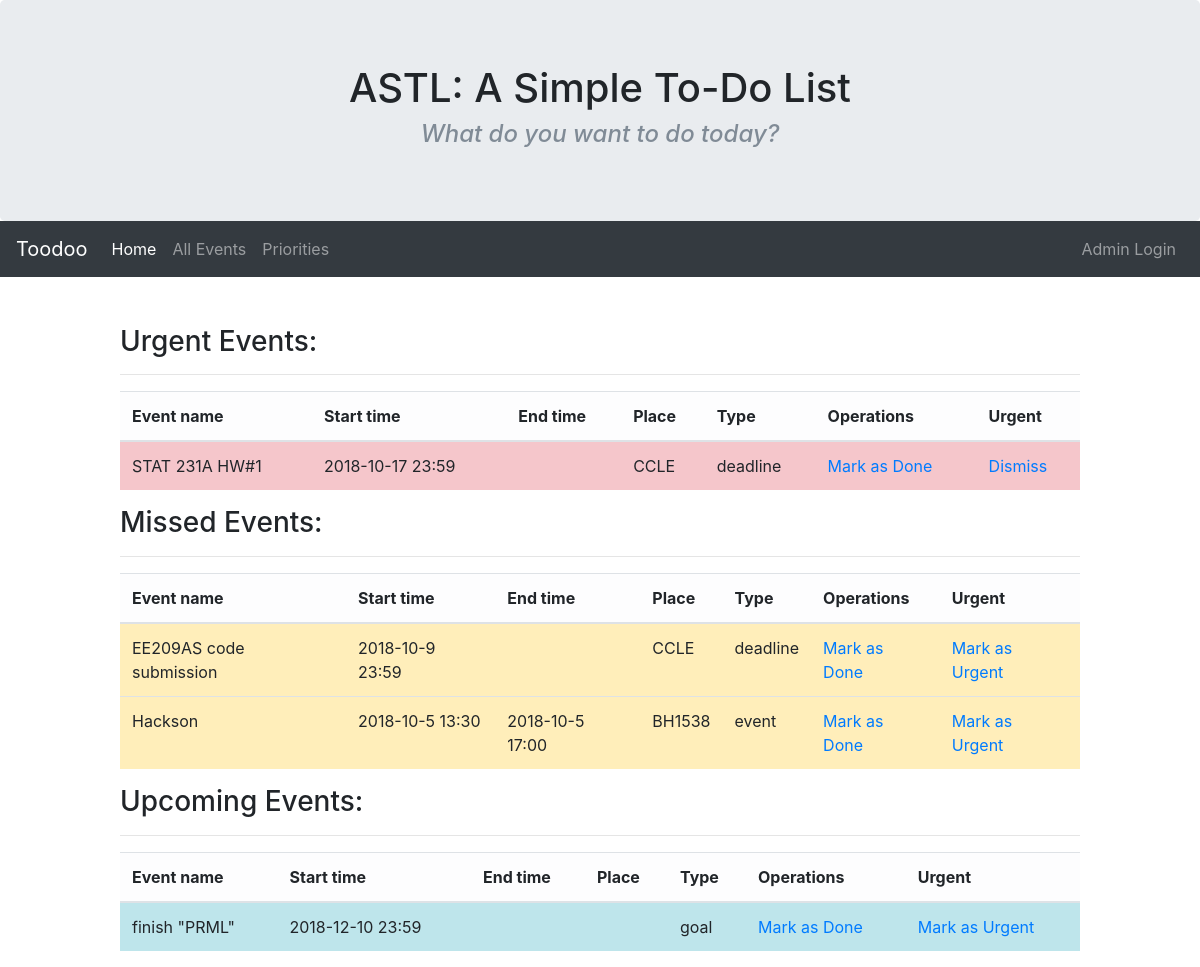
The page /weekevent/ on the database its author committed.
### sd/models.py (models this page shows)
class uq_event(models.Model):
    evt_name = models.CharField(max_length=130)
    evt_place = models.CharField(max_length=130, blank=True)
    evt_exact_time = models.CharField(max_length=130, blank=True)
    evt_year =  models.CharField(max_length=4, blank=True)
    evt_month = models.CharField(max_length=2, blank=True)
    evt_date = models.CharField(max_length=2, blank=True)
    evt_end_time = models.CharField(max_length=130, blank=True)
    evt_duration = models.CharField(max_length=130, blank=True)
    evt_done = models.BooleanField(default=False)
    EVENT = 'EV'
    DEADLINE = 'DL'
    GOAL = 'GL'
    EVT_COHICES = (
        (EVENT, 'event'),
        (DEADLINE, 'deadline'),
        (GOAL, 'goal'),
    )
    evt_type = models.CharField(max_length=2,
                                choices=EVT_COHICES,
                                default=EVENT)
    uuid = models.CharField(max_length=130, blank=True)
    unix_tmp = models.FloatField(default=1000000000.0)
    urgent = models.BooleanField(default=False)

### weekly_schedule/views.py (the view)
# urls.py: url(r'^weekevent/$',weekly_schedule_views.index, name="wkevt"),
def index(request):
    urgent_events = uq_event.objects.filter(urgent=True).order_by("-unix_tmp").all()
    missed_events = uq_event.objects.filter(urgent=False,evt_done=False,unix_tmp__lte=datetime.datetime.now().timestamp()).order_by("-unix_tmp").all()
    upc_events = uq_event.objects.filter(urgent=False, evt_done=False,unix_tmp__gte=datetime.datetime.now().timestamp()).order_by("unix_tmp").all()
    return render(request, 'weeklySchedule.html',{'upc_events':upc_events,'missed_events':missed_events,'urgent_events':urgent_events})

### template/weeklySchedule.html (shortened to what this page needs)
<!DOCTYPE html>
<html>
  <head>
    <link rel="stylesheet" href="https://stackpath.bootstrapcdn.com/bootstrap/4.1.3/css/bootstrap.min.css">
  </head>
  <body>
    <div class="jumbotron text-center">
      <h1>
          ASTL: A Simple To-Do List
      </h1>
      <h4>
        <i>
          <font color="#808b96">
            What do you want to do today?
          </font>
        </i>
      </h4>
    </div>
    <nav class="navbar navbar-expand-lg navbar-dark bg-dark" style="margin-bottom:3em">
      <a class="navbar-brand" href="#">Toodoo</a>
      <div class="collapse navbar-collapse" id="navbarNav">
        <ul class="navbar-nav">
          <li class="nav-item active">
            <a class="nav-link" href="{% url 'sdviews' %}">Home <span class="sr-only">(current)</span></a>
          </li>
          <li class="nav-item">
            <a class="nav-link" href="{% url 'allevt' %}">All Events</a>
          </li>
          <li class="nav-item">
            <a class="nav-link" href="{% url 'wkevt' %}">Priorities</a>
          </li>
        </ul>
      </div>
      <div class="navbar-collapse collapse order-3 dual-collapse2">
        <ul class="navbar-nav ml-auto">
          <a class="nav-link" href="{% url 'admin:index' %}">Admin Login</a>
        </ul>
      </div>
    </nav>
    <div class="centering" style="max-width:80%;margin-left: auto;margin-right: auto">
      <h3>
        Urgent Events:
      </h3>
      <hr> </hr>
      <table class="table table-striped table-light", id="dataTable">
          <thead>
          <tr>
              <th data-field="name" data-sortable="true">Event name</th>
              <th data-field="time" data-sortable="true">Start time</th>
              <th data-field="time_end" data-sortable="true">End time</th>
              <th data-field="palce" data-sortable="true">Place</th>
              <th data-field="type" data-sortable="true">Type</th>
              <th data-field="operations" data-sortable="true">Operations</th>
              <th data-field="operations" data-sortable="true" >Urgent</th>
          </tr>
          </thead>
          <tbody id="dataBody">
            {% if urgent_events %}
              {% for event in urgent_events %}
                <tr class="table-danger">
                  <td>{{event.evt_name}}</td>
                  <td>{{event.evt_exact_time}}</td>
                    {% if event.evt_end_time%}
                      <td>{{event.evt_end_time}}</td>
                    {% else %}
                      <td> </td>
                    {% endif%}
                  <td>{{event.evt_place}}</td>
                  <td>{{event.evt_type}}</td>
                  <td> <a href="mrkDone/{{ event.uuid }}"> Mark as Done </a> </td>
                  <td> <a href="urgentDismiss/{{ event.uuid }}"> Dismiss </a> </td>
                </tr>
              {% endfor %}
            {% endif %}
          </tbody>
      </table>
    </div>
    <div class="centering" style="max-width:80%;margin-left: auto;margin-right: auto">
      <h3>
        Missed Events:
      </h3>
      <hr> </hr>
      <table class="table table-striped table-light", id="dataTable">
          <thead>
          <tr>
              <th data-field="name" data-sortable="true">Event name</th>
              <th data-field="time" data-sortable="true">Start time</th>
              <th data-field="time_end" data-sortable="true">End time</th>
              <th data-field="palce" data-sortable="true">Place</th>
              <th data-field="type" data-sortable="true">Type</th>
              <th data-field="operations" data-sortable="true">Operations</th>
              <th data-field="operations" data-sortable="true" >Urgent</th>
          </tr>
          </thead>
          <tbody id="dataBody">
            {% if missed_events %}
              {% for event in missed_events %}
              <tr class="table-warning">
                <td>{{event.evt_name}}</td>
                <td>{{event.evt_exact_time}}</td>
                  {% if event.evt_end_time%}
                    <td>{{event.evt_end_time}}</td>
                  {% else %}
                    <td> </td>
                  {% endif%}
                <td>{{event.evt_place}}</td>
                <td>{{event.evt_type}}</td>
                <td> <a href="mrkDone/{{ event.uuid }}"> Mark as Done </a> </td>
                <td> <a href="urgent/{{ event.uuid }}"> Mark as Urgent </a> </td>
              </tr>
              {% endfor %}
            {% endif %}
          </tbody>
      </table>
    </div>
    <div class="centering" style="max-width:80%;margin-left: auto;margin-right: auto">
      <h3>
        Upcoming Events:
      </h3>
      <hr> </hr>
      <table class="table table-striped table-light", id="dataTable">
          <thead>
          <tr>
              <th data-field="name" data-sortable="true">Event name</th>
              <th data-field="time" data-sortable="true">Start time</th>
              <th data-field="time_end" data-sortable="true">End time</th>
              <th data-field="palce" data-sortable="true">Place</th>
              <th data-field="type" data-sortable="true">Type</th>
              <th data-field="operations" data-sortable="true">Operations</th>
              <th data-field="operations" data-sortable="true" >Urgent</th>
          </tr>
          </thead>
          <tbody id="dataBody">
            {% if upc_events %}
              {% for event in upc_events %}
              <tr class="table-info">
                <td>{{event.evt_name}}</td>
                <td>{{event.evt_exact_time}}</td>
                  {% if event.evt_end_time%}
                    <td>{{event.evt_end_time}}</td>
                  {% else %}
                    <td> </td>
                  {% endif%}
                <td>{{event.evt_place}}</td>
                <td>{{event.evt_type}}</td>
                <td> <a href="mrkDone/{{ event.uuid }}"> Mark as Done </a> </td>
                <td> <a href="urgent/{{ event.uuid }}"> Mark as Urgent </a> </td>
              </tr>
              {% endfor %}
            {% endif %}
          </tbody>
      </table>
    </div>
  </body>
</html>

### template/weeklySchedule.html (style rules this page uses)
.jumbotron { margin-bottom: 0 }

### rows shown on the page
uq_event: evt_name "STAT 231A HW#1", evt_exact_time "2018-10-17 23:59", evt_place "CCLE", evt_type "deadline"
uq_event: evt_name "EE209AS code submission", evt_exact_time "2018-10-9 23:59", evt_place "CCLE", evt_type "deadline"
uq_event: evt_name "Hackson", evt_exact_time "2018-10-5 13:30", evt_end_time "2018-10-5 17:00", evt_place "BH1538", evt_type "event"
uq_event: evt_name "finish \"PRML\"", evt_exact_time "2018-12-10 23:59", evt_type "goal"
